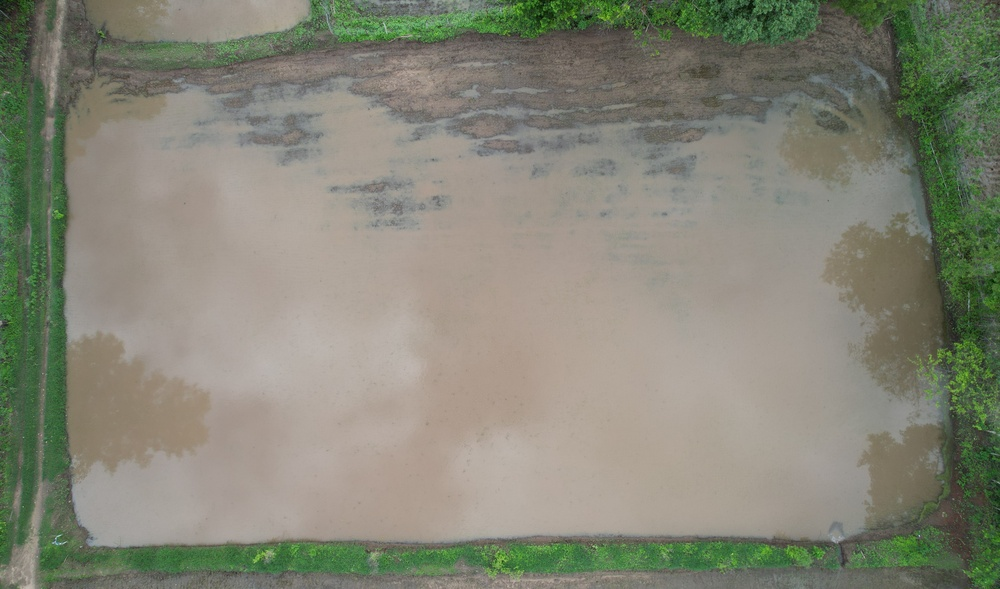
#> input picture Model/ED_Model_02/02_01.JPG, 1000 x 589 px, shrunk from 5472 x 3222 before the run, found by its file name
$ jupyter execute ED_04_Line.ipynb
#> lines starting #> are read from the running program, lines starting #| are printed output that depends on the picture
[cell 1]
import cv2
import numpy as np
import matplotlib.pyplot as plt

# Read the image
image = cv2.imread('02_01.jpg')
#> image is the input picture: shape (589, 1000, 3); mean B, G, R 118.1, 133.3, 132.4

# Convert the image to grayscale
gray = cv2.cvtColor(image, cv2.COLOR_BGR2GRAY)
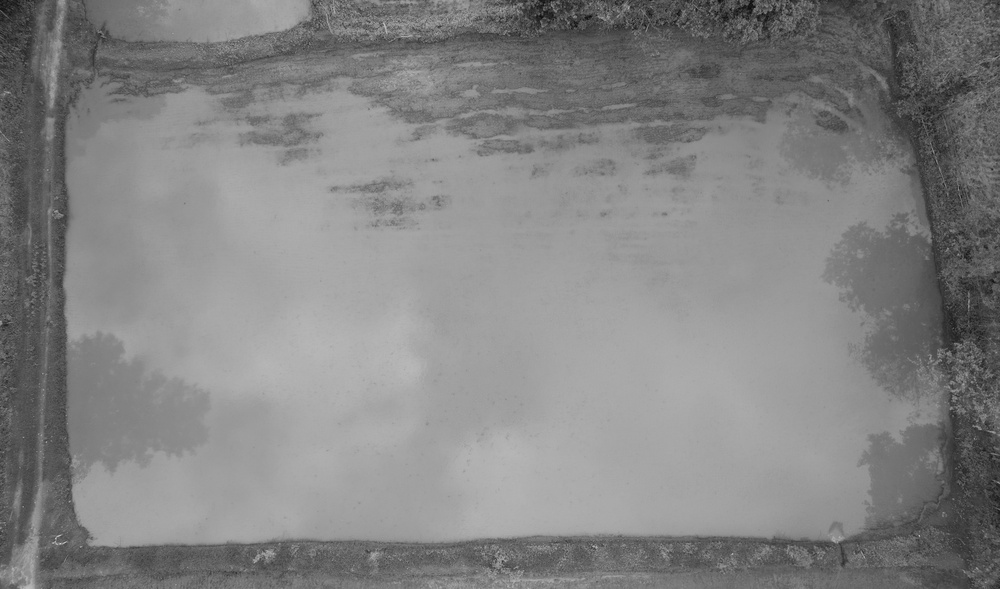
#> gray: shape (589, 1000); min 9, max 212, mean 131.3

# Perform edge detection
edges = cv2.Canny(gray, 50, 150, apertureSize=3)
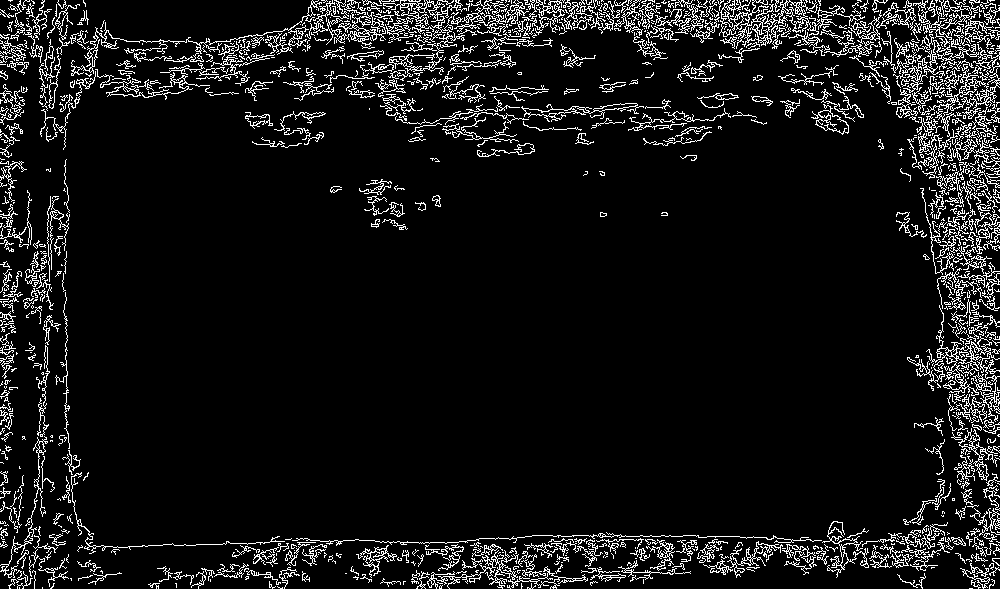
#> edges: shape (589, 1000); 8.2% white in thin lines or dots

# Perform Hough Line Transform
lines = cv2.HoughLinesP(edges, 1, np.pi/180, threshold=100, minLineLength=100, maxLineGap=10)
#> lines = 139 rows, first 6: [474, 33, 841, 14], [290, 31, 805, 13], [196, 47, 307, 43], [671, 13, 876, 6], [698, 32, 830, 30], [483, 6, 743, 6]

# Create a blank canvas to draw the lines
line_image = np.zeros_like(image)

# Draw detected lines on the blank canvas
for line in lines:
    x1, y1, x2, y2 = line[0]
    cv2.line(line_image, (x1, y1), (x2, y2), (0, 255, 0), 2)
#> this loop made 139 passes
#> (x1, y1, x2, y2) on passes 1 to 12: (474, 33, 841, 14), (290, 31, 805, 13), (196, 47, 307, 43), (671, 13, 876, 6), (698, 32, 830, 30), (483, 6, 743, 6), (302, 20, 539, 16), (551, 27, 803, 14), (311, 3, 497, 3), (199, 45, 314, 37), (344, 28, 471, 24), (670, 25, 826, 17)
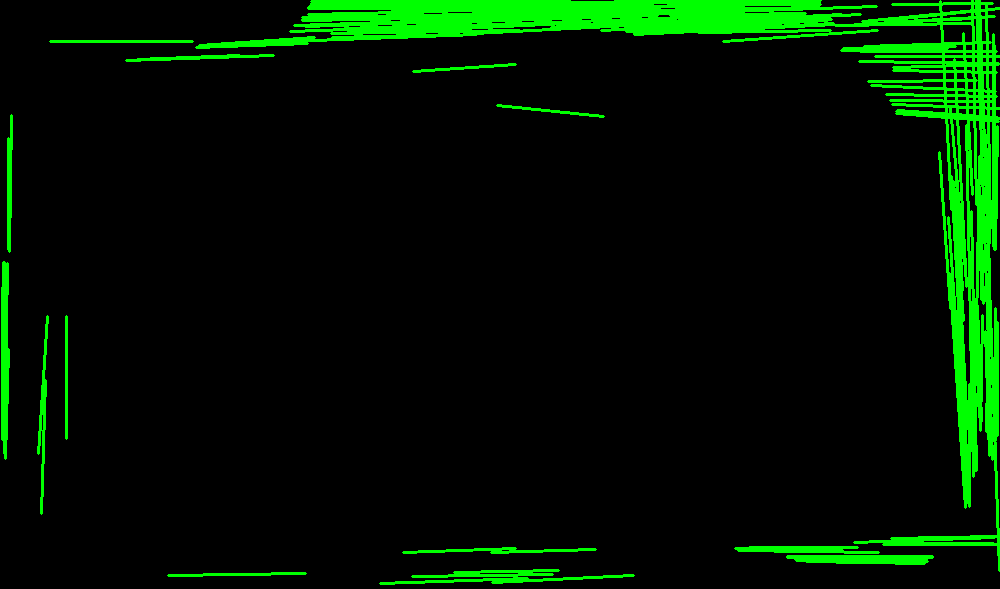
#> line_image: shape (589, 1000, 3); mean of channels 0, 1, 2 0, 21.9, 0; drawn as B, G, R

# Combine the line image with the original image
result = cv2.addWeighted(image, 0.8, line_image, 1, 0)
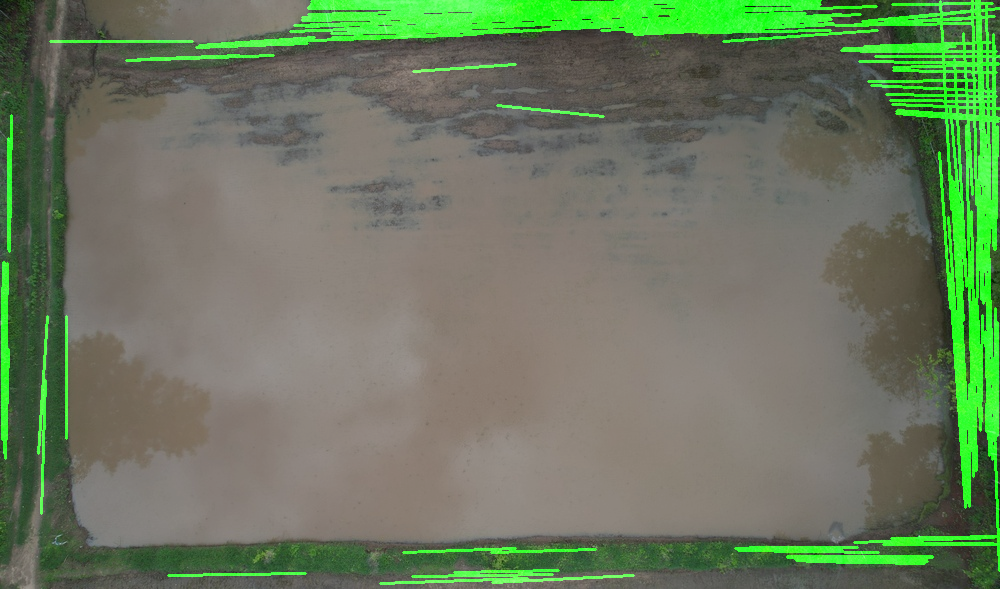
#> result: shape (589, 1000, 3); mean B, G, R 94.5, 121.5, 105.9

# Plot the result
plt.imshow(cv2.cvtColor(result, cv2.COLOR_BGR2RGB))
plt.axis('off')
plt.show()

$ run again, with Model/ED_Model_02/02_02.JPG copied over Model/ED_Model_02/02_01.JPG
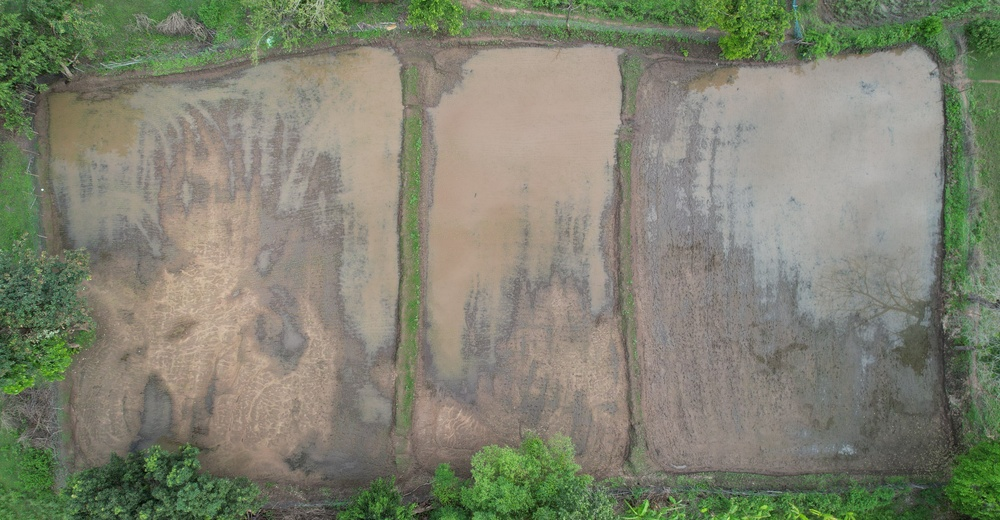
#> input picture Model/ED_Model_02/02_02.JPG, 1000 x 520 px, shrunk from 5472 x 2847 before the run, found by its file name
#> image is the input picture: shape (520, 1000, 3); mean B, G, R 112.6, 130.5, 127.9
#> `edges = cv2.Canny(gray, 50, 150, apertureSize=3)`:
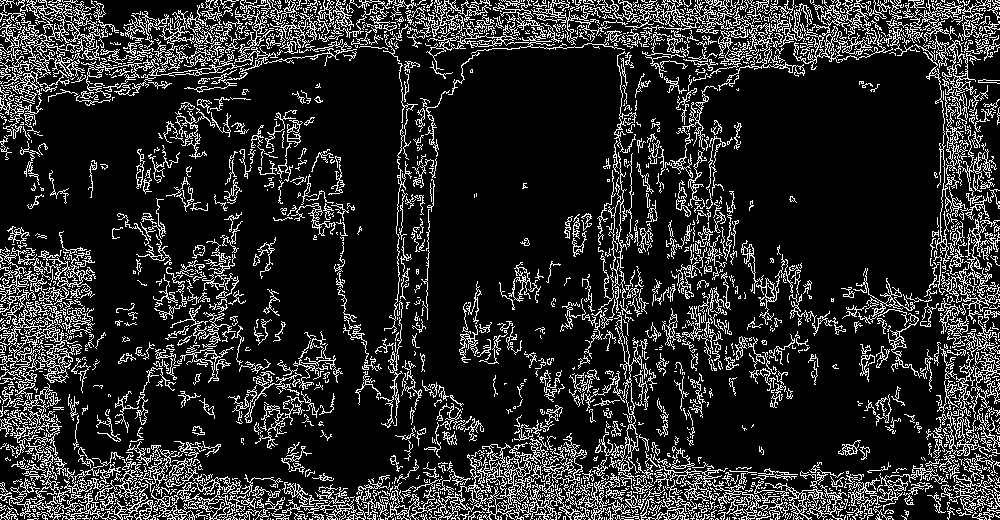
#> edges: shape (520, 1000); 16.7% white in thin lines or dots
#> lines = 216 rows, first 6: [2, 509, 205, 505], [123, 483, 252, 485], [23, 487, 303, 491], [1, 28, 586, 28], [472, 502, 877, 502], [1, 517, 848, 473]
#> the loop `for line in lines:` made 216 passes
#> `result = cv2.addWeighted(image, 0.8, line_image, 1, 0)`:
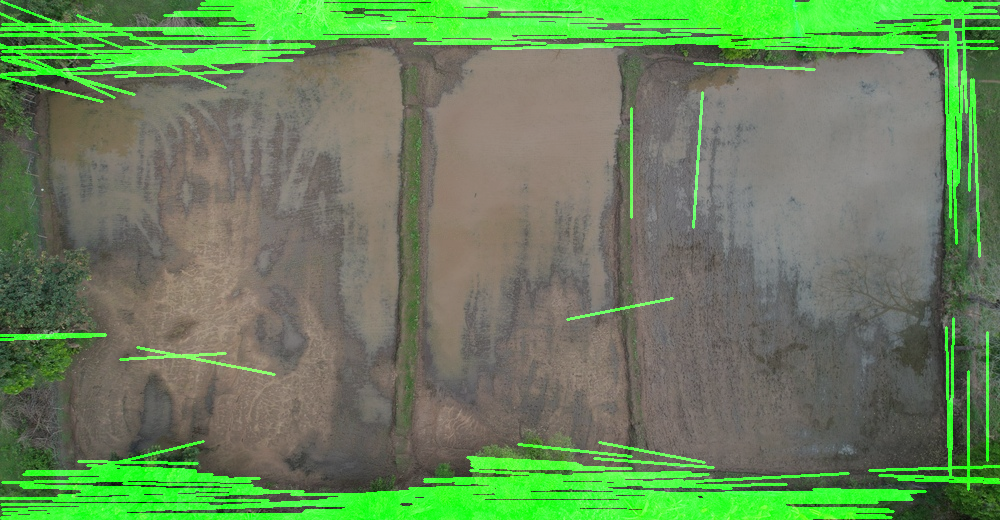
#> result: shape (520, 1000, 3); mean B, G, R 90.1, 131, 102.4

$ run again, with Model/ED_Model_02/02_03.JPG copied over Model/ED_Model_02/02_01.JPG
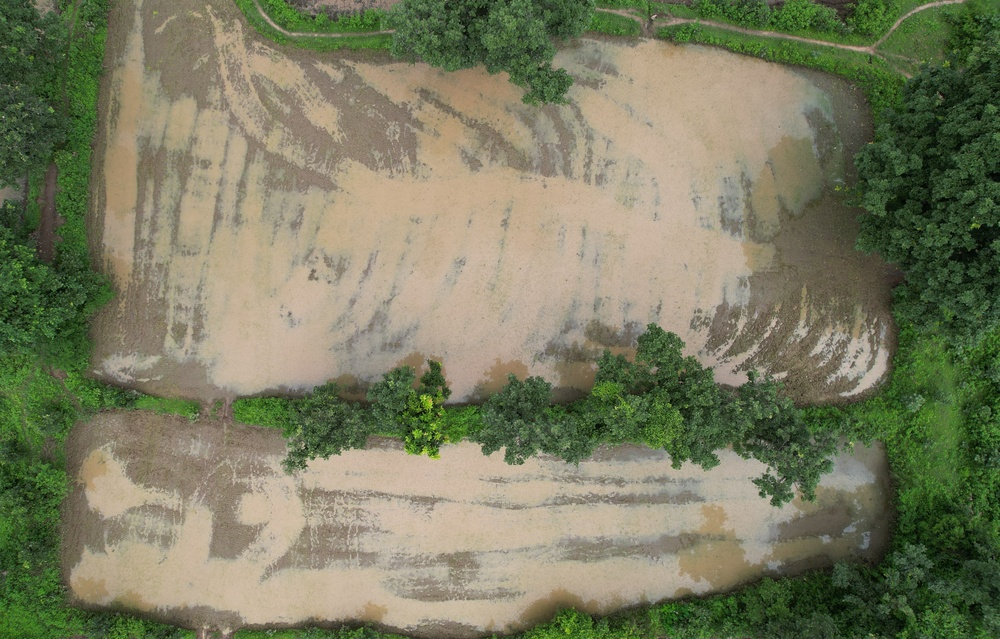
#> input picture Model/ED_Model_02/02_03.JPG, 1000 x 639 px, shrunk from 4905 x 3132 before the run, found by its file name
#> image is the input picture: shape (639, 1000, 3); mean B, G, R 96.3, 123.5, 121.8
#> `edges = cv2.Canny(gray, 50, 150, apertureSize=3)`:
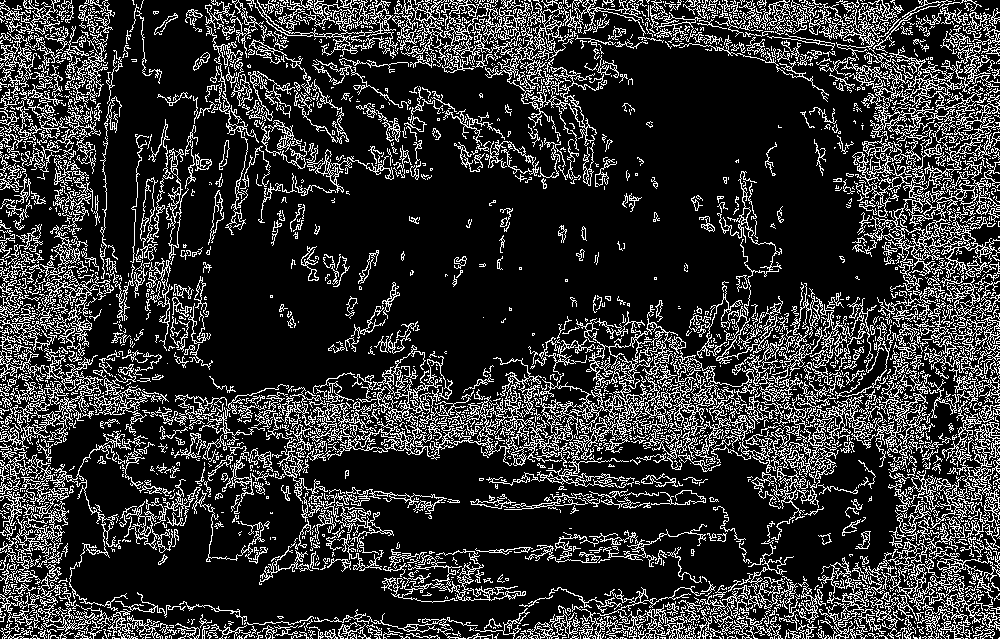
#> edges: shape (639, 1000); 19.7% white in thin lines or dots
#> lines = 445 rows, first 6: [467, 408, 764, 403], [177, 398, 448, 398], [239, 420, 377, 420], [180, 404, 789, 436], [596, 383, 908, 299], [323, 406, 929, 428]
#> the loop `for line in lines:` made 445 passes
#> `result = cv2.addWeighted(image, 0.8, line_image, 1, 0)`:
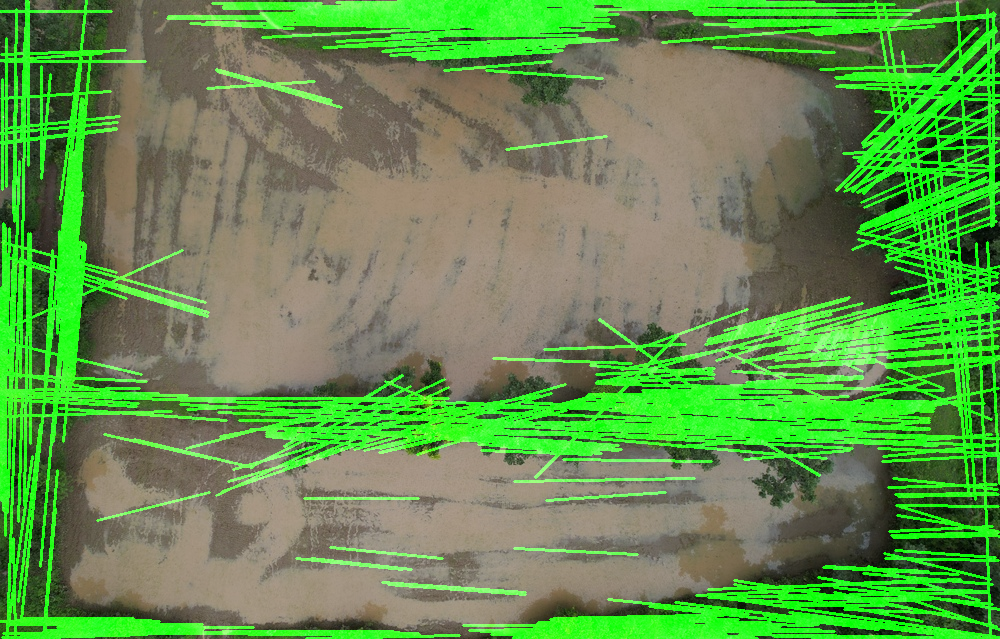
#> result: shape (639, 1000, 3); mean B, G, R 77, 144.7, 97.4
